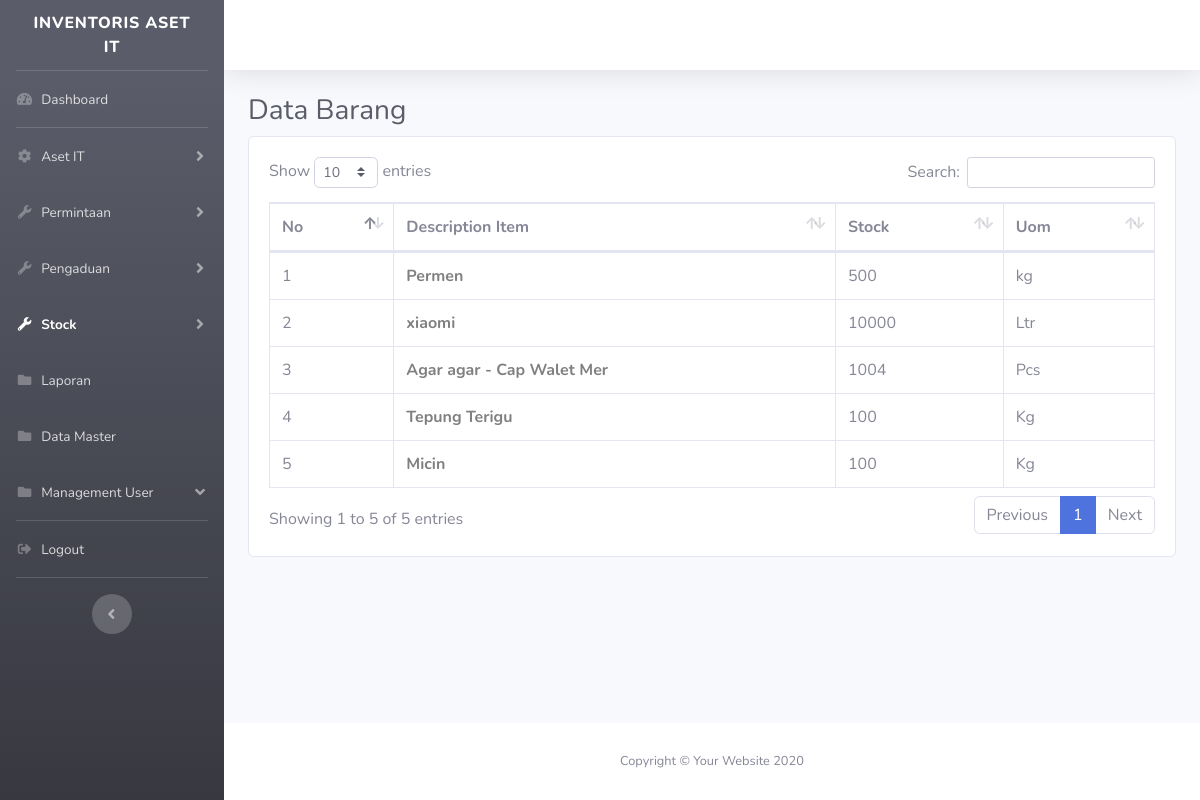
The page /admin/databarang.php (signed in) on the database as committed earlier.
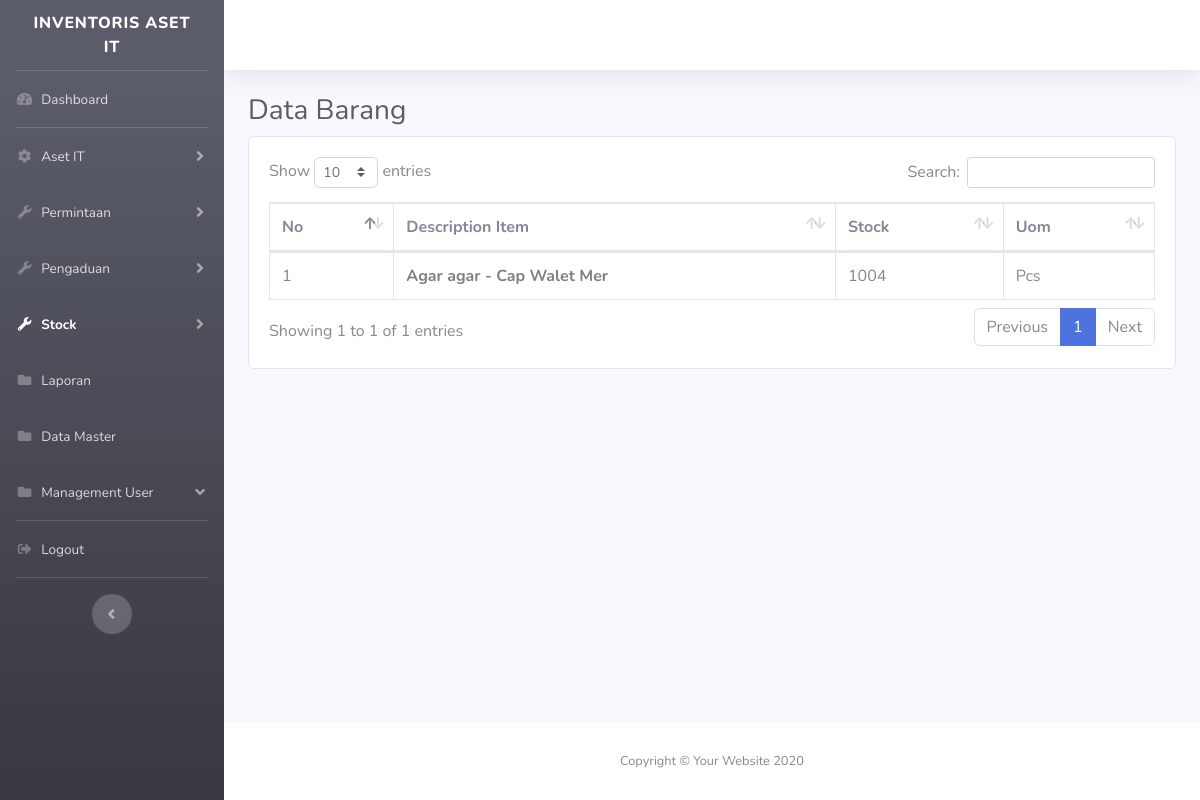
The same page on the database as committed later.
### tables this page shows
CREATE TABLE `stock` (
  `idbarang` int(11) NOT NULL,
  `namabarang` varchar(25) NOT NULL,
  `deskripsi` varchar(25) NOT NULL,
  `stock` int(11) NOT NULL,
  `kode_barang` varchar(20) NOT NULL,
  `satuan` varchar(10) NOT NULL
);

### admin/databarang.php (the view, shortened to what this page needs)
<?php
require '../function.php';
?>
<!DOCTYPE php>
<php lang="en">
    <head>
        <link href="../vendor/fontawesome-free/css/all.min.css" rel="stylesheet" type="text/css">
        <link href="../css/sb-admin-2.min.css" rel="stylesheet">
        <link href="../vendor/datatables/dataTables.bootstrap4.min.css" rel="stylesheet">
    </head>
    <body id="page-top">
        <div id="wrapper">
            <ul class="navbar-nav bg-gradient-dark sidebar sidebar-dark accordion" id="accordionSidebar">
                    <a class="sidebar-brand d-flex align-items-center justify-content-center" href="index.php">
                        <div class="sidebar-brand-text mx-3">Inventoris Aset IT</div>
                    </a>
                    <hr class="sidebar-divider my-0">
                    <li class="nav-item">
                        <a class="nav-link" href="index.php">
                            <i class="fas fa-fw fa-tachometer-alt"></i>
                            <span>Dashboard</span></a>
                    </li>
                    <hr class="sidebar-divider my-0">
                    <li class="nav-item">
                        <a class="nav-link collapsed" href="#" data-toggle="collapse" data-target="#collapseTwo"
                            aria-expanded="true" aria-controls="collapseTwo">
                            <i class="fas fa-fw fa-cog"></i>
                            <span>Aset IT</span>
                        </a>
                    </li>
                    <li class="nav-item">
                        <a class="nav-link collapsed" href="#" data-toggle="collapse" data-target="#collapsePermintaan"
                            aria-expanded="true" aria-controls="collapseUtilities">
                            <i class="fas fa-fw fa-wrench"></i>
                            <span>Permintaan</span>
                        </a>
                    </li>
                    <li class="nav-item">
                        <a class="nav-link collapsed" href="#" data-toggle="collapse" data-target="#collapsePengaduan"
                            aria-expanded="true" aria-controls="collapseUtilities">
                            <i class="fas fa-fw fa-wrench"></i>
                            <span>Pengaduan</span>
                        </a>
                    </li>
                    <li class="nav-item active">
                        <a class="nav-link collapsed" href="#" data-toggle="collapse" data-target="#collapseUtilities"
                            aria-expanded="true" aria-controls="collapseUtilities">
                            <i class="fas fa-fw fa-wrench"></i>
                            <span>Stock</span>
                        </a>
                    </li>
                    <li class="nav-item">
                        <a class="nav-link" href="report.php">
                            <i class="fas fa-fw fa-folder"></i>
                            <span>Laporan</span></a>
                    </li>
                    <li class="nav-item">
                        <a class="nav-link" href="report.php">
                            <i class="fas fa-fw fa-folder"></i>
                            <span>Data Master</span></a>
                    </li>
                    <li class="nav-item">
                        <a class="nav-link" href="#" data-toggle="collapse" data-target="#collapsePages"
                            aria-expanded="true" aria-controls="collapsePages">
                            <i class="fas fa-fw fa-folder"></i>
                            <span>Management User</span>
                        </a>
                    </li>
                    <hr class="sidebar-divider my-0">
                    <li class="nav-item">
                        <a class="nav-link" href="logout.php" data-toggle="modal" data-target="#logoutModal">
                            <i class="fas fa-fw fa-sign-out-alt"></i>
                            <span>Logout</span></a>
                    </li>
                    <hr class="sidebar-divider d-none d-md-block">
                    <div class="text-center d-none d-md-inline">
                        <button class="rounded-circle border-0" id="sidebarToggle"></button>
                    </div>
                </ul>
            <div id="content-wrapper" class="d-flex flex-column">
                <div id="content">
                    <nav class="navbar navbar-expand navbar-light bg-white topbar mb-4 static-top shadow">
                    </nav>
                    <div class="container-fluid">
                        <h1 class="h3 mb-2 text-gray-800">Data Barang</h1>
                        <div class="card mb-4">
                            <div class="card-body">
                                <div class="table-responsive">
                                    <table class="table table-bordered" id="dataTable" width="100%" cellspacing="0">
                                        <thead>
                                            <tr>
                                                <th>No</th>
                                                <th>Description Item</th>
                                                <th>Stock</th>
                                                <th>Uom</th>
                                            </tr>
                                        </thead>
                                        <tbody>
                                            <?php
                                        $ambilsemuadatastock = mysqli_query($conn,"select * from stock");
                                        $i = 1;
                                        while($data=mysqli_fetch_array($ambilsemuadatastock)){
                                            $namabarang = $data['namabarang'];
                                            $stock = $data['stock'];
                                            $idb = $data['idbarang'];
                                            $satuan = $data['satuan'];
                                        ?>
                                            <tr>
                                                <td><?=$i++;?></td>
                                                <td><strong><a
                                                            href="detail.php?id=<?=$idb;?>"><?=$namabarang;?></a></strong>
                                                </td>
                                                <td><?=$stock;?></td>
                                                <td><?=$satuan;?></td>
                                            </tr>
                                            <?php
                                        };
                                        ?>
                                        </tbody>
                                    </table>
                                </div>
                            </div>
                        </div>
                    </div>
                </div>
                <footer class="sticky-footer bg-white">
                    <div class="container my-auto">
                        <div class="copyright text-center my-auto">
                            <span>Copyright &copy; Your Website 2020</span>
                        </div>
                    </div>
                </footer>
            </div>
        </div>
    </body>
</php>

### admin/databarang.php (style rules this page uses)
a { text-decoration: none; color: grey; }

Rows that differ between the two databases and show on the page:
removed stock: namabarang "Permen", stock "500", satuan "kg"
removed stock: namabarang "xiaomi", stock "10000", satuan "Ltr"
removed stock: namabarang "Tepung Terigu", stock "100", satuan "Kg"
removed stock: namabarang "Micin", stock "100", satuan "Kg"
Other text that changed with them:
text written by a page script: "Show entries Search: Showing 1 to 5 of 5 entries Previous 1 Next" → "Show entries Search: Showing 1 to 1 of 1 entries Previous 1 Next"
